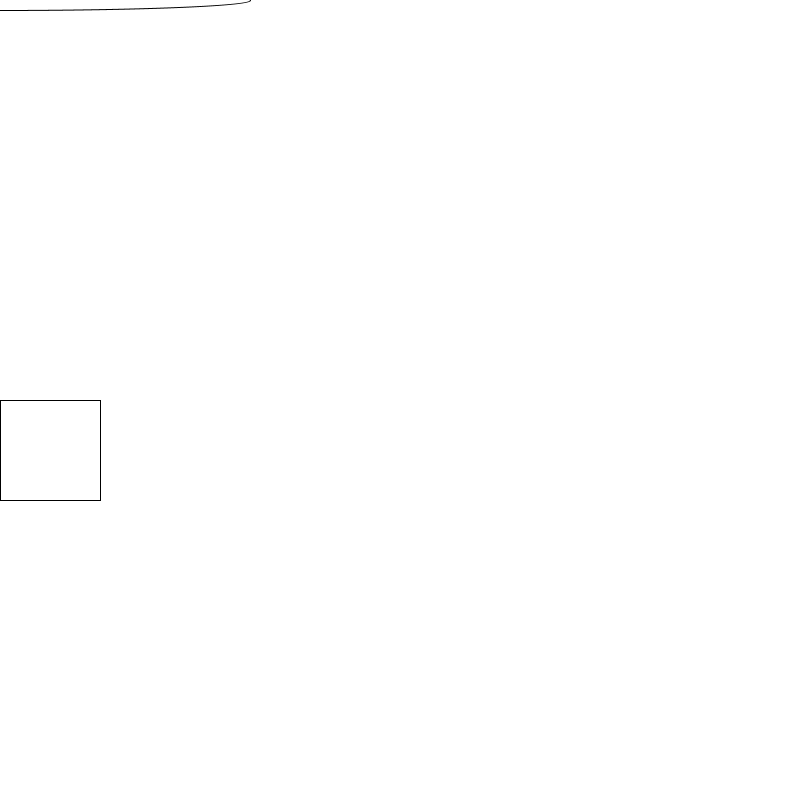
Frame 1 (no input)
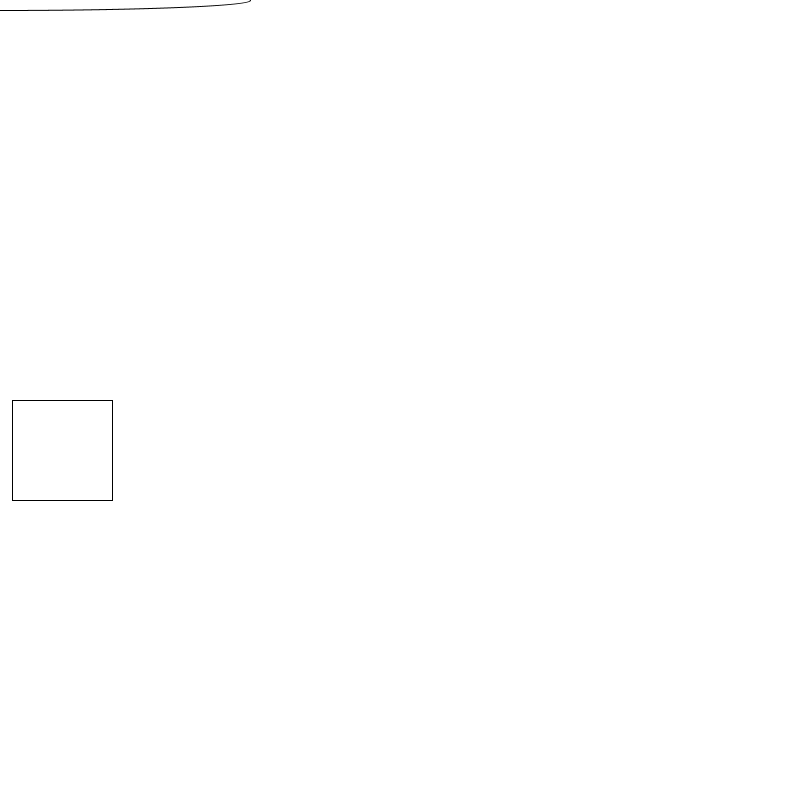
Frame 60 (the mouse pressed at the canvas centre just before this capture)
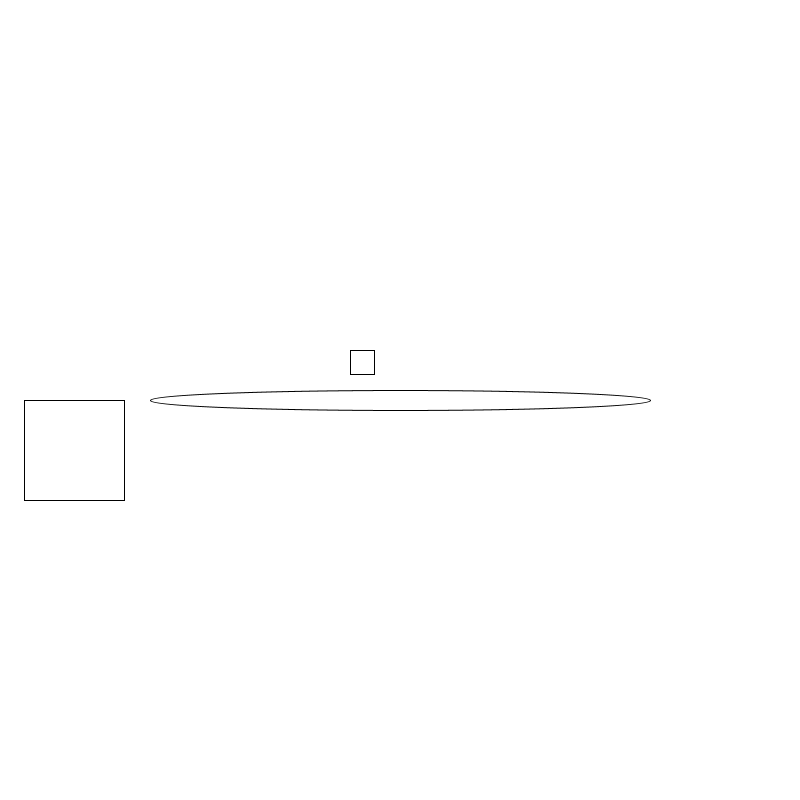
Frame 120 (the mouse held since frame 60 and released just before this capture)

The Processing sketch that drew these frames (run headless with seeded random() and noise(); from frame 60 on, the mouse is pressed at the canvas centre):

// Processing sketch: demo3_variables
// ── demo3_variables.pde
int number = 5; // declares an integer variable called number and assigns a value of 5
float grow = 0.5; // declares a float variable called grow and assigns a value of 0.5
float move = 0.2; 

void setup(){
  size (800, 800);
}

void draw(){
  background (255);
  
  //use variable and arithmetic for ellipse values
  ellipse(mouseX, mouseY, 100 * number, 100/number);
  
  //creates a rectangle using grow variable for width and height
  rect (mouseX-50, mouseY-50, grow, grow);
  //increment grow variable;
  grow = grow + 0.2;
  
  //create a rectangle using move variable for X position
  rect(move, 400, 100, 100);
  //increment move variable
  move = move + 0.2;
  
  //print value variables to the console
  //println("here is some text");
  
  //println("number: " + number);
  //println("grow: " + grow);
  //println("move: " + move);
}
